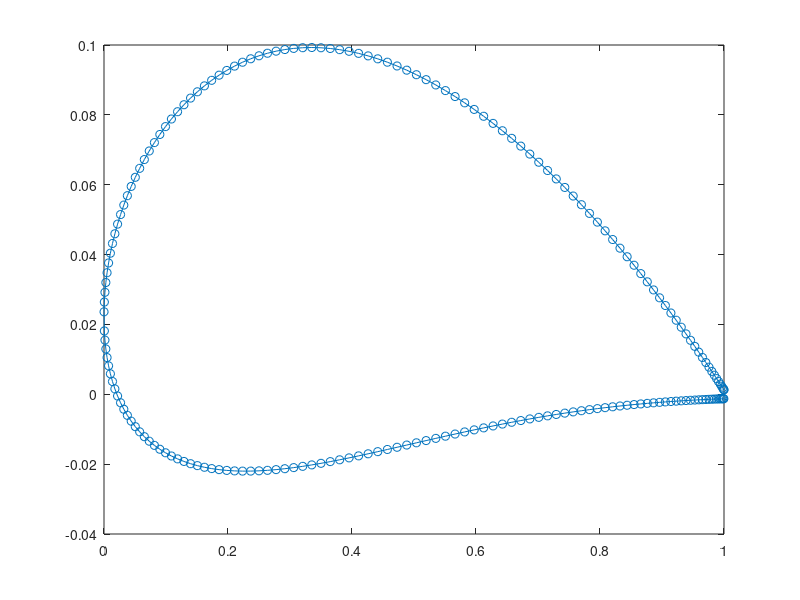

This figure's MATLAB source: (Note: this script raises an error after producing the figure.)
% N is number of panels used to model elliptical surface.
clear;clc
%
% NACA 4-digit airfoil: 4412
%
% clear;clc
c = 1;
Nthe = 201;
the = 0:-2*pi/Nthe:-pi;
x = (1 + cos(the) )/2;
m=4/100; p=4/10; t = 0.12;
yt = 5*t*c .* (.2969*x.^0.5 - .126*x ...
- .3516*x.^2 + .2843*x.^3 - .1015*x.^4); %yt(length(x))=0;
for n=1:length(x)
if x <= p
yc(n) = (m*c/p)*(2*p*x(n)-x(n)^2);
else
yc(n) = (m*c/(1-p)^2)*((1-2*p) + 2*p*x(n) - x(n)^2);
end
end
XPU = x; YPU = yt + yc;
for n = 1:length(x)-1
XPL(n) = x(length(x)-n);
YPL(n) = yc(length(x)-n) - yt(length(x)-n);
end
XP = [XPU(1:end) XPL(1:end-1)];
YP = [YPU(1:end) YPL(1:end-1)];
% Inherent camber angle of attack = atan(0.022)*180/pi = 1.3
alpha = 4.2; alp = pi*alpha/180; N = length(XP);
NT = 1; NTp1 = N;
% for m = 1:N
% YP(m) = YP(m) - sin(alpha*pi/180)*XP(m);
% end
figure(1);plot(XP,YP,'-o')
%
[AN,AT,XC,YC,NHAT,THAT] = InfluSourV(XP,YP,N,NTp1,NT);
% uinfty = 1;
for j=1:N
b(j,1) = cos(alp)*NHAT(j,1) + sin(alp)*NHAT(j,2);
end
b(N+1,1) = - ( THAT(NT,1) + THAT(NT+1,1));
Sources = AN\b;
THAT(N+1,1) = 0; THAT(N+1,2) = 0;
ut = AT*Sources - THAT(:,1);
cp = 1 - ut.^2;
figure(2);
plot(XC,1-cp(1:end-1),'k')
xlabel(' x '),ylabel(' 1-Cp '),axis([0 1 0 3])
title(' NACA 4412 airfoil at C_L \approx 1.09')
%
hold on
A = [1.0000 0.134
0.9792 0.167
0.9486 0.180
0.8990 0.203
0.8491 0.211
0.7492 0.231
0.6494 0.244
0.5448 0.250
0.4998 0.262
0.4490 0.268
0.3998 0.265
0.3490 0.290
0.2996 0.293
0.2490 0.313
0.1998 0.321
0.1494 0.345
0.0996 0.402
0.0738 0.462
0.0494 0.568
0.0292 0.748
0.0166 0.916
0.0092 1.013
0.0036 0.905
0.0000 0.157
0.0000 -1.000
0.0044 -1.740
0.0094 -1.793
0.0170 -1.743
0.0294 -1.647
0.0490 -1.547
0.0750 -1.432
0.0996 -1.391
0.1258 -1.350
0.1492 -1.308
0.1744 -1.272
0.1996 -1.239
0.2244 -1.224
0.2492 -1.163
0.2744 -1.122
0.2988 -1.071
0.3498 -0.982
0.3990 -0.880
0.4480 -0.809
0.4992 -0.690
0.5492 -0.601
0.5994 -0.541
0.6490 -0.456
0.6986 -0.371
0.7490 -0.285
0.7992 -0.199
0.8488 -0.106
0.8988 -0.009
0.9490 0.079
0.9800 0.120 ];
plot(A(:,1),1-A(:,2),'ok')
Drela= [ 1.00000 0.18788
0.99392 0.17318
0.98332 0.14468
0.97097 0.10993
0.95716 0.07020
0.94236 0.02829
0.92695 -0.01410
0.91123 -0.05511
0.89533 -0.09452
0.87933 -0.13197
0.86328 -0.16771
0.84720 -0.20166
0.83108 -0.23430
0.81494 -0.26571
0.79879 -0.29600
0.78261 -0.32532
0.76643 -0.35418
0.75022 -0.38206
0.73401 -0.40973
0.71778 -0.43672
0.70155 -0.46342
0.68530 -0.49006
0.66905 -0.51620
0.65280 -0.54230
0.63654 -0.56849
0.62028 -0.59456
0.60402 -0.62065
0.58776 -0.64680
0.57151 -0.67335
0.55525 -0.69992
0.53901 -0.72692
0.52278 -0.75424
0.50655 -0.78225
0.49035 -0.81066
0.47416 -0.83994
0.45799 -0.87032
0.44186 -0.90204
0.42579 -0.93564
0.40980 -0.97231
0.39397 -1.01717
0.37833 -1.05592
0.36279 -1.08967
0.34732 -1.12116
0.33191 -1.15066
0.31655 -1.17857
0.30126 -1.20503
0.28603 -1.23025
0.27087 -1.25409
0.25578 -1.27652
0.24079 -1.29823
0.22589 -1.31839
0.21110 -1.33793
0.19644 -1.35591
0.18193 -1.37340
0.16758 -1.38971
0.15344 -1.40546
0.13953 -1.42067
0.12593 -1.43555
0.11269 -1.44998
0.09993 -1.46503
0.08776 -1.47915
0.07634 -1.49247
0.06582 -1.50382
0.05633 -1.52458
0.04792 -1.56921
0.04059 -1.58460
0.03426 -1.60531
0.02881 -1.62630
0.02412 -1.64583
0.02008 -1.66365
0.01659 -1.67754
0.01357 -1.68606
0.01094 -1.68724
0.00867 -1.67756
0.00670 -1.65374
0.00501 -1.61075
0.00359 -1.54117
0.00241 -1.43814
0.00147 -1.29278
0.00077 -1.09919
0.00029 -0.85909
0.00004 -0.58168
0.00001 -0.28605
0.00021 0.02077
0.00065 0.32660
0.00138 0.59604
0.00239 0.79958
0.00369 0.92722
0.00528 0.98828
0.00713 0.99891
0.00926 0.97656
0.01168 0.93422
0.01440 0.88214
0.01746 0.82493
0.02091 0.76709
0.02480 0.71033
0.02922 0.65555
0.03427 0.60408
0.04008 0.55536
0.04680 0.50994
0.05460 0.46962
0.06364 0.43483
0.07401 0.40097
0.08570 0.37226
0.09862 0.34895
0.11256 0.33033
0.12730 0.31570
0.14264 0.30445
0.15843 0.29574
0.17455 0.28924
0.19092 0.28450
0.20751 0.28066
0.22425 0.27805
0.24114 0.27594
0.25813 0.27433
0.27519 0.27280
0.29228 0.27161
0.30934 0.27018
0.32635 0.26870
0.34332 0.26659
0.36025 0.26424
0.37715 0.26084
0.39405 0.25549
0.41101 0.24725
0.42803 0.24268
0.44511 0.23917
0.46224 0.23649
0.47939 0.23425
0.49656 0.23235
0.51374 0.23081
0.53090 0.22945
0.54805 0.22806
0.56518 0.22690
0.58229 0.22572
0.59939 0.22469
0.61647 0.22353
0.63354 0.22217
0.65060 0.22122
0.66765 0.21987
0.68469 0.21863
0.70172 0.21718
0.71875 0.21582
0.73577 0.21406
0.75280 0.21246
0.76981 0.21090
0.78683 0.20898
0.80385 0.20727
0.82087 0.20524
0.83789 0.20323
0.85491 0.20137
0.87191 0.19918
0.88889 0.19739
0.90581 0.19580
0.92257 0.19400
0.93901 0.19324
0.95482 0.19284
0.96952 0.19391
0.98258 0.19568
0.99368 0.20266
1.00000 0.18788];
plot(Drela(:,1),1-Drela(:,2),'--k')
